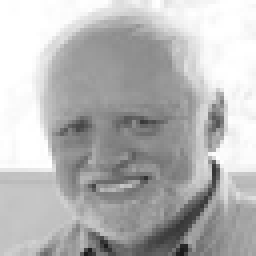
#> input picture examples/bmp/img_8bpp.bmp, 64 x 64 px (shown 4 times larger)
$ python convert.py ../img_8bpp.bmp
#> lines starting #> are read from the running program, lines starting #| are printed output that depends on the picture
#!/usr/bin/env python3
"""Convert any image to grayscale BMP (8-bit) for sim8 pad viewer.

Usage:
    python3 convert.py input.png                       # → input_8bpp.bmp (28×28)
    python3 convert.py input.png -o out.bmp --size 64  # → 64×64

Supports PNG, JPEG, BMP, etc. (via Pillow).
Output is standard bottom-up 8bpp grayscale BMP with 256-color palette.
"""

import sys


def convert(src_path: str, dst_path: str | None, size: int) -> None:
#> called with src_path = '../img_8bpp.bmp', size = 28
    try:
        from PIL import Image
    except ImportError:
        print("pip install Pillow  (required for PNG/JPEG)", file=sys.stderr)
        sys.exit(1)

    img = Image.open(src_path).convert("L")
#> img is the input picture: PIL image 64x64 L; min 26, max 255, mean 183.1
    img = img.resize((size, size), Image.LANCZOS)
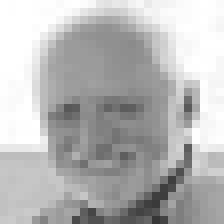
#> img: PIL image 28x28 L (shown 8 times larger); min 53, max 255, mean 183

    if dst_path is None:
        dst_path = src_path.rsplit(".", 1)[0] + "_8bpp.bmp"

    img.save(dst_path)
    print(f"→ {dst_path} ({size}x{size} 8bpp)")


if __name__ == "__main__":
    import argparse

    p = argparse.ArgumentParser(description="Convert image to grayscale BMP for sim8 pad.")
    p.add_argument("input", help="Source image (PNG, JPEG, BMP, etc.)")
    p.add_argument("-o", "--output", help="Output path (default: input_8bpp.bmp)")
    p.add_argument("--size", type=int, default=28, help="Resize to NxN (default: 28)")
    args = p.parse_args()
    convert(args.input, args.output, args.size)
